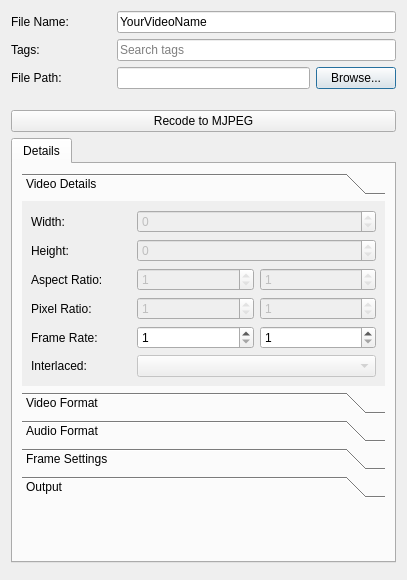
<?xml version="1.0" encoding="UTF-8"?>
<ui version="4.0">
 <class>Dialog</class>
 <widget class="QDialog" name="Dialog">
  <property name="geometry">
   <rect>
    <x>0</x>
    <y>0</y>
    <width>407</width>
    <height>580</height>
   </rect>
  </property>
  <property name="sizePolicy">
   <sizepolicy hsizetype="Preferred" vsizetype="Preferred">
    <horstretch>0</horstretch>
    <verstretch>0</verstretch>
   </sizepolicy>
  </property>
  <property name="windowTitle">
   <string>File Properties</string>
  </property>
  <property name="windowIcon">
   <iconset>
    <normaloff>../../images/openshot.svg</normaloff>../../images/openshot.svg</iconset>
  </property>
  <property name="autoFillBackground">
   <bool>false</bool>
  </property>
  <layout class="QGridLayout" name="gridLayout">
   <item row="0" column="0">
    <layout class="QVBoxLayout" name="verticalLayout">
     <item>
      <layout class="QHBoxLayout" name="horizontalLayout_3">
       <item>
        <widget class="QLabel" name="lblFileName">
         <property name="minimumSize">
          <size>
           <width>100</width>
           <height>0</height>
          </size>
         </property>
         <property name="text">
          <string>File Name:</string>
         </property>
        </widget>
       </item>
       <item>
        <widget class="QLineEdit" name="txtFileName">
         <property name="text">
          <string>YourVideoName</string>
         </property>
         <property name="placeholderText">
          <string>Name of file</string>
         </property>
        </widget>
       </item>
      </layout>
     </item>
     <item>
      <layout class="QHBoxLayout" name="horizontalLayout_2">
       <property name="topMargin">
        <number>0</number>
       </property>
       <item>
        <widget class="QLabel" name="lblTags">
         <property name="minimumSize">
          <size>
           <width>100</width>
           <height>0</height>
          </size>
         </property>
         <property name="text">
          <string>Tags:</string>
         </property>
        </widget>
       </item>
       <item>
        <widget class="QLineEdit" name="txtTags">
         <property name="placeholderText">
          <string>Search tags</string>
         </property>
        </widget>
       </item>
      </layout>
     </item>
     <item>
      <layout class="QHBoxLayout" name="horizontalLayout_4">
       <property name="bottomMargin">
        <number>15</number>
       </property>
       <item>
        <widget class="QLabel" name="lblFilePath">
         <property name="minimumSize">
          <size>
           <width>100</width>
           <height>0</height>
          </size>
         </property>
         <property name="text">
          <string>File Path:</string>
         </property>
        </widget>
       </item>
       <item>
        <widget class="QLineEdit" name="txtFilePath">
         <property name="enabled">
          <bool>true</bool>
         </property>
         <property name="readOnly">
          <bool>false</bool>
         </property>
        </widget>
       </item>
       <item>
        <widget class="QPushButton" name="btnBrowse">
         <property name="text">
          <string>Browse...</string>
         </property>
        </widget>
       </item>
      </layout>
     </item>
    </layout>
   </item>
   <item row="4" column="0">
    <widget class="QDialogButtonBox" name="buttonBox"/>
   </item>
   <item row="2" column="0" rowspan="2">
    <widget class="QTabWidget" name="tabWidget">
     <property name="sizePolicy">
      <sizepolicy hsizetype="Preferred" vsizetype="Preferred">
       <horstretch>0</horstretch>
       <verstretch>0</verstretch>
      </sizepolicy>
     </property>
     <property name="autoFillBackground">
      <bool>false</bool>
     </property>
     <property name="styleSheet">
      <string notr="true"/>
     </property>
     <property name="tabShape">
      <enum>QTabWidget::Rounded</enum>
     </property>
     <property name="currentIndex">
      <number>0</number>
     </property>
     <property name="documentMode">
      <bool>false</bool>
     </property>
     <widget class="QWidget" name="Details">
      <attribute name="title">
       <string>Details</string>
      </attribute>
      <layout class="QGridLayout" name="gridLayout_3">
       <item row="1" column="0">
        <spacer name="verticalSpacer">
         <property name="orientation">
          <enum>Qt::Vertical</enum>
         </property>
         <property name="sizeHint" stdset="0">
          <size>
           <width>20</width>
           <height>40</height>
          </size>
         </property>
        </spacer>
       </item>
       <item row="0" column="0">
        <widget class="QToolBox" name="toolBox">
         <property name="sizePolicy">
          <sizepolicy hsizetype="Preferred" vsizetype="MinimumExpanding">
           <horstretch>0</horstretch>
           <verstretch>0</verstretch>
          </sizepolicy>
         </property>
         <property name="frameShape">
          <enum>QFrame::NoFrame</enum>
         </property>
         <property name="frameShadow">
          <enum>QFrame::Plain</enum>
         </property>
         <property name="lineWidth">
          <number>0</number>
         </property>
         <property name="currentIndex">
          <number>0</number>
         </property>
         <widget class="QWidget" name="pageVideoDetails">
          <property name="geometry">
           <rect>
            <x>0</x>
            <y>0</y>
            <width>352</width>
            <height>222</height>
           </rect>
          </property>
          <property name="sizePolicy">
           <sizepolicy hsizetype="Preferred" vsizetype="Preferred">
            <horstretch>0</horstretch>
            <verstretch>0</verstretch>
           </sizepolicy>
          </property>
          <attribute name="label">
           <string>Video Details</string>
          </attribute>
          <layout class="QGridLayout" name="gridLayout_5">
           <property name="sizeConstraint">
            <enum>QLayout::SetNoConstraint</enum>
           </property>
           <item row="1" column="0">
            <layout class="QHBoxLayout" name="horizontalLayout_10">
             <item>
              <widget class="QLabel" name="lblHeight">
               <property name="minimumSize">
                <size>
                 <width>100</width>
                 <height>0</height>
                </size>
               </property>
               <property name="text">
                <string>Height:</string>
               </property>
              </widget>
             </item>
             <item>
              <widget class="QSpinBox" name="txtHeight">
               <property name="enabled">
                <bool>false</bool>
               </property>
               <property name="sizePolicy">
                <sizepolicy hsizetype="Expanding" vsizetype="Fixed">
                 <horstretch>0</horstretch>
                 <verstretch>0</verstretch>
                </sizepolicy>
               </property>
               <property name="readOnly">
                <bool>true</bool>
               </property>
               <property name="minimum">
                <number>0</number>
               </property>
               <property name="maximum">
                <number>9999</number>
               </property>
               <property name="value">
                <number>0</number>
               </property>
              </widget>
             </item>
            </layout>
           </item>
           <item row="3" column="0">
            <layout class="QHBoxLayout" name="horizontalLayout_12">
             <item>
              <widget class="QLabel" name="lblAspectRatio">
               <property name="minimumSize">
                <size>
                 <width>100</width>
                 <height>0</height>
                </size>
               </property>
               <property name="text">
                <string>Aspect Ratio:</string>
               </property>
              </widget>
             </item>
             <item>
              <widget class="QSpinBox" name="txtAspectRatioNum">
               <property name="enabled">
                <bool>false</bool>
               </property>
               <property name="sizePolicy">
                <sizepolicy hsizetype="Expanding" vsizetype="Fixed">
                 <horstretch>0</horstretch>
                 <verstretch>0</verstretch>
                </sizepolicy>
               </property>
               <property name="readOnly">
                <bool>true</bool>
               </property>
               <property name="minimum">
                <number>1</number>
               </property>
               <property name="maximum">
                <number>9999</number>
               </property>
              </widget>
             </item>
             <item>
              <widget class="QSpinBox" name="txtAspectRatioDen">
               <property name="enabled">
                <bool>false</bool>
               </property>
               <property name="sizePolicy">
                <sizepolicy hsizetype="Expanding" vsizetype="Fixed">
                 <horstretch>0</horstretch>
                 <verstretch>0</verstretch>
                </sizepolicy>
               </property>
               <property name="readOnly">
                <bool>true</bool>
               </property>
               <property name="minimum">
                <number>1</number>
               </property>
               <property name="maximum">
                <number>9999</number>
               </property>
              </widget>
             </item>
            </layout>
           </item>
           <item row="4" column="0">
            <layout class="QHBoxLayout" name="horizontalLayout_13">
             <item>
              <widget class="QLabel" name="lblPixelRatio">
               <property name="minimumSize">
                <size>
                 <width>100</width>
                 <height>0</height>
                </size>
               </property>
               <property name="text">
                <string>Pixel Ratio:</string>
               </property>
              </widget>
             </item>
             <item>
              <widget class="QSpinBox" name="txtPixelRatioNum">
               <property name="enabled">
                <bool>false</bool>
               </property>
               <property name="sizePolicy">
                <sizepolicy hsizetype="Expanding" vsizetype="Fixed">
                 <horstretch>0</horstretch>
                 <verstretch>0</verstretch>
                </sizepolicy>
               </property>
               <property name="readOnly">
                <bool>true</bool>
               </property>
               <property name="minimum">
                <number>1</number>
               </property>
               <property name="maximum">
                <number>9999</number>
               </property>
              </widget>
             </item>
             <item>
              <widget class="QSpinBox" name="txtPixelRatioDen">
               <property name="enabled">
                <bool>false</bool>
               </property>
               <property name="sizePolicy">
                <sizepolicy hsizetype="Expanding" vsizetype="Fixed">
                 <horstretch>0</horstretch>
                 <verstretch>0</verstretch>
                </sizepolicy>
               </property>
               <property name="readOnly">
                <bool>true</bool>
               </property>
               <property name="minimum">
                <number>1</number>
               </property>
               <property name="maximum">
                <number>9999</number>
               </property>
              </widget>
             </item>
            </layout>
           </item>
           <item row="5" column="0">
            <layout class="QHBoxLayout" name="horizontalLayout_14">
             <item>
              <widget class="QLabel" name="lblFrameRate">
               <property name="minimumSize">
                <size>
                 <width>100</width>
                 <height>0</height>
                </size>
               </property>
               <property name="text">
                <string>Frame Rate:</string>
               </property>
              </widget>
             </item>
             <item>
              <widget class="QSpinBox" name="txtFrameRateNum">
               <property name="sizePolicy">
                <sizepolicy hsizetype="Expanding" vsizetype="Fixed">
                 <horstretch>0</horstretch>
                 <verstretch>0</verstretch>
                </sizepolicy>
               </property>
               <property name="minimum">
                <number>1</number>
               </property>
               <property name="maximum">
                <number>99999</number>
               </property>
              </widget>
             </item>
             <item>
              <widget class="QSpinBox" name="txtFrameRateDen">
               <property name="sizePolicy">
                <sizepolicy hsizetype="Expanding" vsizetype="Fixed">
                 <horstretch>0</horstretch>
                 <verstretch>0</verstretch>
                </sizepolicy>
               </property>
               <property name="minimum">
                <number>1</number>
               </property>
               <property name="maximum">
                <number>9999</number>
               </property>
              </widget>
             </item>
            </layout>
           </item>
           <item row="6" column="0">
            <layout class="QHBoxLayout" name="horizontalLayout_15">
             <property name="bottomMargin">
              <number>0</number>
             </property>
             <item>
              <widget class="QLabel" name="lblInterlaced">
               <property name="minimumSize">
                <size>
                 <width>100</width>
                 <height>0</height>
                </size>
               </property>
               <property name="text">
                <string>Interlaced:</string>
               </property>
              </widget>
             </item>
             <item>
              <widget class="QComboBox" name="cboInterlaced">
               <property name="enabled">
                <bool>false</bool>
               </property>
               <property name="sizePolicy">
                <sizepolicy hsizetype="Expanding" vsizetype="Fixed">
                 <horstretch>0</horstretch>
                 <verstretch>0</verstretch>
                </sizepolicy>
               </property>
              </widget>
             </item>
            </layout>
           </item>
           <item row="0" column="0">
            <layout class="QHBoxLayout" name="horizontalLayout_11">
             <item>
              <widget class="QLabel" name="lblWidth">
               <property name="minimumSize">
                <size>
                 <width>100</width>
                 <height>0</height>
                </size>
               </property>
               <property name="text">
                <string>Width:</string>
               </property>
              </widget>
             </item>
             <item>
              <widget class="QSpinBox" name="txtWidth">
               <property name="enabled">
                <bool>false</bool>
               </property>
               <property name="sizePolicy">
                <sizepolicy hsizetype="Expanding" vsizetype="Fixed">
                 <horstretch>0</horstretch>
                 <verstretch>0</verstretch>
                </sizepolicy>
               </property>
               <property name="readOnly">
                <bool>true</bool>
               </property>
               <property name="minimum">
                <number>0</number>
               </property>
               <property name="maximum">
                <number>9999</number>
               </property>
               <property name="value">
                <number>0</number>
               </property>
              </widget>
             </item>
            </layout>
           </item>
          </layout>
         </widget>
         <widget class="QWidget" name="pageVideoFormat">
          <property name="geometry">
           <rect>
            <x>0</x>
            <y>0</y>
            <width>367</width>
            <height>117</height>
           </rect>
          </property>
          <attribute name="label">
           <string>Video Format</string>
          </attribute>
          <layout class="QGridLayout" name="gridLayout_7">
           <item row="0" column="0">
            <layout class="QHBoxLayout" name="horizontalLayout_17">
             <item>
              <widget class="QLabel" name="lblVideoFormat">
               <property name="minimumSize">
                <size>
                 <width>100</width>
                 <height>0</height>
                </size>
               </property>
               <property name="text">
                <string>Video Format:</string>
               </property>
              </widget>
             </item>
             <item>
              <widget class="QLineEdit" name="txtVideoFormat">
               <property name="enabled">
                <bool>false</bool>
               </property>
               <property name="readOnly">
                <bool>true</bool>
               </property>
               <property name="placeholderText">
                <string>No video stream found</string>
               </property>
              </widget>
             </item>
            </layout>
           </item>
           <item row="1" column="0">
            <layout class="QHBoxLayout" name="horizontalLayout_18">
             <item>
              <widget class="QLabel" name="lblVideoCodec">
               <property name="minimumSize">
                <size>
                 <width>100</width>
                 <height>0</height>
                </size>
               </property>
               <property name="text">
                <string>Video Codec:</string>
               </property>
              </widget>
             </item>
             <item>
              <widget class="QLineEdit" name="txtVideoCodec">
               <property name="enabled">
                <bool>false</bool>
               </property>
               <property name="readOnly">
                <bool>true</bool>
               </property>
               <property name="placeholderText">
                <string>No video stream found</string>
               </property>
              </widget>
             </item>
            </layout>
           </item>
           <item row="2" column="0">
            <layout class="QHBoxLayout" name="horizontalLayout_19">
             <property name="bottomMargin">
              <number>0</number>
             </property>
             <item>
              <widget class="QLabel" name="lblVideoBitrate">
               <property name="minimumSize">
                <size>
                 <width>100</width>
                 <height>0</height>
                </size>
               </property>
               <property name="text">
                <string>Bit Rate / Quality:</string>
               </property>
              </widget>
             </item>
             <item>
              <widget class="QSpinBox" name="txtVideoBitRate">
               <property name="enabled">
                <bool>false</bool>
               </property>
               <property name="sizePolicy">
                <sizepolicy hsizetype="Expanding" vsizetype="Fixed">
                 <horstretch>0</horstretch>
                 <verstretch>0</verstretch>
                </sizepolicy>
               </property>
               <property name="readOnly">
                <bool>true</bool>
               </property>
               <property name="maximum">
                <number>99999999</number>
               </property>
              </widget>
             </item>
            </layout>
           </item>
          </layout>
         </widget>
         <widget class="QWidget" name="pageAudioFormat">
          <property name="geometry">
           <rect>
            <x>0</x>
            <y>0</y>
            <width>367</width>
            <height>187</height>
           </rect>
          </property>
          <attribute name="label">
           <string>Audio Format</string>
          </attribute>
          <layout class="QGridLayout" name="gridLayout_8">
           <item row="1" column="0">
            <layout class="QHBoxLayout" name="layoutAudio_SampleRate">
             <item>
              <widget class="QLabel" name="lblSampleRate">
               <property name="minimumSize">
                <size>
                 <width>100</width>
                 <height>0</height>
                </size>
               </property>
               <property name="text">
                <string>Sample Rate:</string>
               </property>
              </widget>
             </item>
             <item>
              <widget class="QSpinBox" name="txtSampleRate">
               <property name="enabled">
                <bool>false</bool>
               </property>
               <property name="sizePolicy">
                <sizepolicy hsizetype="Expanding" vsizetype="Fixed">
                 <horstretch>0</horstretch>
                 <verstretch>0</verstretch>
                </sizepolicy>
               </property>
               <property name="readOnly">
                <bool>true</bool>
               </property>
               <property name="minimum">
                <number>0</number>
               </property>
               <property name="maximum">
                <number>128000</number>
               </property>
               <property name="value">
                <number>0</number>
               </property>
              </widget>
             </item>
            </layout>
           </item>
           <item row="0" column="0">
            <layout class="QHBoxLayout" name="layoutAudio_Codec">
             <item>
              <widget class="QLabel" name="lblAudioCodec">
               <property name="minimumSize">
                <size>
                 <width>100</width>
                 <height>0</height>
                </size>
               </property>
               <property name="text">
                <string>Audio Codec:</string>
               </property>
              </widget>
             </item>
             <item>
              <widget class="QLineEdit" name="txtAudioCodec">
               <property name="enabled">
                <bool>false</bool>
               </property>
               <property name="readOnly">
                <bool>true</bool>
               </property>
               <property name="placeholderText">
                <string>No audio stream found</string>
               </property>
              </widget>
             </item>
            </layout>
           </item>
           <item row="4" column="0">
            <layout class="QHBoxLayout" name="layoutAudio_Bitrate">
             <item>
              <widget class="QLabel" name="lblAudioBitrate">
               <property name="minimumSize">
                <size>
                 <width>100</width>
                 <height>0</height>
                </size>
               </property>
               <property name="text">
                <string>Bit Rate / Quality:</string>
               </property>
              </widget>
             </item>
             <item>
              <widget class="QSpinBox" name="txtAudioBitRate">
               <property name="enabled">
                <bool>false</bool>
               </property>
               <property name="sizePolicy">
                <sizepolicy hsizetype="Expanding" vsizetype="Fixed">
                 <horstretch>0</horstretch>
                 <verstretch>0</verstretch>
                </sizepolicy>
               </property>
               <property name="readOnly">
                <bool>true</bool>
               </property>
               <property name="maximum">
                <number>99999999</number>
               </property>
              </widget>
             </item>
            </layout>
           </item>
           <item row="2" column="0">
            <layout class="QHBoxLayout" name="layoutAudio_Channels">
             <item>
              <widget class="QLabel" name="lblChannels">
               <property name="minimumSize">
                <size>
                 <width>100</width>
                 <height>0</height>
                </size>
               </property>
               <property name="text">
                <string># of Channels:</string>
               </property>
              </widget>
             </item>
             <item>
              <widget class="QSpinBox" name="txtChannels">
               <property name="enabled">
                <bool>false</bool>
               </property>
               <property name="sizePolicy">
                <sizepolicy hsizetype="Expanding" vsizetype="Fixed">
                 <horstretch>0</horstretch>
                 <verstretch>0</verstretch>
                </sizepolicy>
               </property>
               <property name="readOnly">
                <bool>true</bool>
               </property>
               <property name="minimum">
                <number>0</number>
               </property>
               <property name="maximum">
                <number>9</number>
               </property>
               <property name="value">
                <number>0</number>
               </property>
              </widget>
             </item>
            </layout>
           </item>
           <item row="3" column="0">
            <layout class="QHBoxLayout" name="layoutAudio_ChannelLayout">
             <property name="topMargin">
              <number>0</number>
             </property>
             <item>
              <widget class="QLabel" name="lblChannelLayout">
               <property name="minimumSize">
                <size>
                 <width>100</width>
                 <height>0</height>
                </size>
               </property>
               <property name="text">
                <string>Channel Layout:</string>
               </property>
              </widget>
             </item>
             <item>
              <widget class="QComboBox" name="cboChannelLayout">
               <property name="enabled">
                <bool>false</bool>
               </property>
               <property name="sizePolicy">
                <sizepolicy hsizetype="Expanding" vsizetype="Fixed">
                 <horstretch>0</horstretch>
                 <verstretch>0</verstretch>
                </sizepolicy>
               </property>
              </widget>
             </item>
            </layout>
           </item>
          </layout>
         </widget>
         <widget class="QWidget" name="pageFrameSettings">
          <property name="geometry">
           <rect>
            <x>0</x>
            <y>0</y>
            <width>367</width>
            <height>82</height>
           </rect>
          </property>
          <attribute name="label">
           <string>Frame Settings</string>
          </attribute>
          <layout class="QGridLayout" name="gridLayout_4">
           <item row="1" column="0">
            <layout class="QHBoxLayout" name="horizontalLayout">
             <item>
              <widget class="QLabel" name="lblEndFrame">
               <property name="minimumSize">
                <size>
                 <width>100</width>
                 <height>0</height>
                </size>
               </property>
               <property name="text">
                <string>End Frame:</string>
               </property>
              </widget>
             </item>
             <item>
              <widget class="QSpinBox" name="txtEndFrame">
               <property name="sizePolicy">
                <sizepolicy hsizetype="Expanding" vsizetype="Fixed">
                 <horstretch>0</horstretch>
                 <verstretch>0</verstretch>
                </sizepolicy>
               </property>
               <property name="minimum">
                <number>1</number>
               </property>
               <property name="maximum">
                <number>99999999</number>
               </property>
              </widget>
             </item>
            </layout>
           </item>
           <item row="0" column="0">
            <layout class="QHBoxLayout" name="horizontalLayout_5">
             <item>
              <widget class="QLabel" name="lblStartFrame">
               <property name="sizePolicy">
                <sizepolicy hsizetype="Preferred" vsizetype="Preferred">
                 <horstretch>0</horstretch>
                 <verstretch>0</verstretch>
                </sizepolicy>
               </property>
               <property name="minimumSize">
                <size>
                 <width>100</width>
                 <height>0</height>
                </size>
               </property>
               <property name="text">
                <string>Start Frame:</string>
               </property>
              </widget>
             </item>
             <item>
              <widget class="QSpinBox" name="txtStartFrame">
               <property name="sizePolicy">
                <sizepolicy hsizetype="Expanding" vsizetype="Fixed">
                 <horstretch>0</horstretch>
                 <verstretch>0</verstretch>
                </sizepolicy>
               </property>
               <property name="minimum">
                <number>1</number>
               </property>
               <property name="maximum">
                <number>99999999</number>
               </property>
              </widget>
             </item>
            </layout>
           </item>
          </layout>
         </widget>
         <widget class="QWidget" name="pageOutput">
          <property name="geometry">
           <rect>
            <x>0</x>
            <y>0</y>
            <width>367</width>
            <height>190</height>
           </rect>
          </property>
          <attribute name="label">
           <string>Output</string>
          </attribute>
          <layout class="QGridLayout" name="gridLayout_2">
           <item row="0" column="0">
            <widget class="QTextEdit" name="txtOutput">
             <property name="readOnly">
              <bool>true</bool>
             </property>
            </widget>
           </item>
          </layout>
         </widget>
        </widget>
       </item>
      </layout>
     </widget>
    </widget>
   </item>
   <item row="1" column="0">
    <widget class="QPushButton" name="btnRecode">
     <property name="text">
      <string>Recode to MJPEG</string>
     </property>
    </widget>
   </item>
  </layout>
 </widget>
 <resources/>
 <connections>
  <connection>
   <sender>buttonBox</sender>
   <signal>accepted()</signal>
   <receiver>Dialog</receiver>
   <slot>accept()</slot>
   <hints>
    <hint type="sourcelabel">
     <x>59</x>
     <y>24</y>
    </hint>
    <hint type="destinationlabel">
     <x>249</x>
     <y>170</y>
    </hint>
   </hints>
  </connection>
  <connection>
   <sender>buttonBox</sender>
   <signal>rejected()</signal>
   <receiver>Dialog</receiver>
   <slot>reject()</slot>
   <hints>
    <hint type="sourcelabel">
     <x>59</x>
     <y>24</y>
    </hint>
    <hint type="destinationlabel">
     <x>249</x>
     <y>170</y>
    </hint>
   </hints>
  </connection>
 </connections>
</ui>
